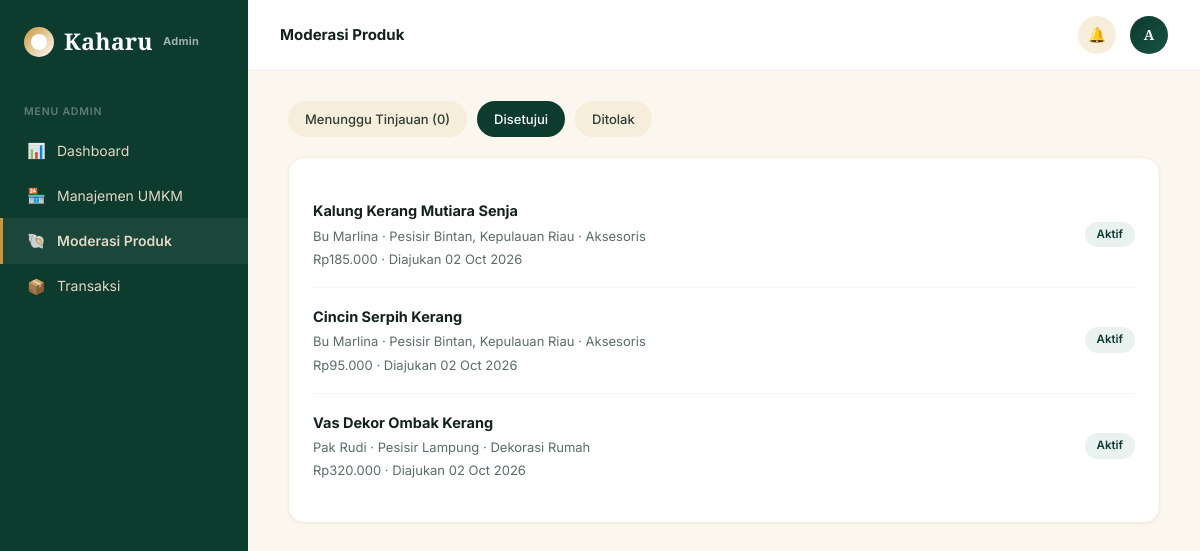
The app's page /kaharu-app/admin/moderasi_produk.php?filter=aktif (signed in) with its own data.
### tables this page shows
CREATE TABLE products (
    id INT AUTO_INCREMENT PRIMARY KEY,
    seller_id INT NOT NULL,
    category_id INT,
    nama VARCHAR(150) NOT NULL,
    deskripsi TEXT,
    harga DECIMAL(12,2) NOT NULL,
    stok INT DEFAULT 0,
    estimasi_produksi VARCHAR(50),
    berat_limbah_kg DECIMAL(5,2) DEFAULT 0,
    gambar_utama VARCHAR(255) DEFAULT NULL,
    status ENUM('draft','menunggu','aktif','ditolak','nonaktif') DEFAULT 'menunggu',
    dibuat_pada TIMESTAMP DEFAULT CURRENT_TIMESTAMP,
    FOREIGN KEY (seller_id) REFERENCES users(id) ON DELETE CASCADE,
    FOREIGN KEY (category_id) REFERENCES categories(id) ON DELETE SET NULL
);

CREATE TABLE users (
    id INT AUTO_INCREMENT PRIMARY KEY,
    nama VARCHAR(100) NOT NULL,
    email VARCHAR(150) NOT NULL UNIQUE,
    password VARCHAR(255) NOT NULL,
    role ENUM('buyer','seller','admin') NOT NULL DEFAULT 'buyer',
    no_whatsapp VARCHAR(20),
    alamat TEXT,
    foto_profil VARCHAR(255) DEFAULT NULL,
    dibuat_pada TIMESTAMP DEFAULT CURRENT_TIMESTAMP
);

CREATE TABLE seller_profiles (
    id INT AUTO_INCREMENT PRIMARY KEY,
    user_id INT NOT NULL,
    nama_toko VARCHAR(150) NOT NULL,
    asal_pesisir VARCHAR(100),
    cerita TEXT,
    sejak_tahun YEAR,
    rating DECIMAL(2,1) DEFAULT 0.0,
    total_terjual INT DEFAULT 0,
    terverifikasi TINYINT(1) DEFAULT 0,
    status_verifikasi ENUM('menunggu','disetujui','ditolak') DEFAULT 'menunggu',
    dibuat_pada TIMESTAMP DEFAULT CURRENT_TIMESTAMP,
    FOREIGN KEY (user_id) REFERENCES users(id) ON DELETE CASCADE
);

CREATE TABLE categories (
    id INT AUTO_INCREMENT PRIMARY KEY,
    nama VARCHAR(50) NOT NULL
);

### kaharu-app/includes/auth.php (called while the page is built, shortened)
<?php
function current_user() {
    return [
        'id'    => $_SESSION['user_id'] ?? null,
        'nama'  => $_SESSION['nama'] ?? null,
        'role'  => $_SESSION['role'] ?? null,
        'email' => $_SESSION['email'] ?? null,
    ];
}
function initial_name($nama) {
    return strtoupper(substr(trim($nama), 0, 1));
}

### kaharu-app/admin/moderasi_produk.php (the view, shortened to what this page needs)
<?php
require_once __DIR__ . '/../config/database.php';
require_once __DIR__ . '/../includes/auth.php';
$active_page = 'produk';
$page_title = 'Moderasi Produk';
$filter = $_GET['filter'] ?? 'menunggu';
$stmt = $pdo->prepare("SELECT p.*, u.nama as nama_seller, sp.asal_pesisir, c.nama as kategori
                        FROM products p
                        JOIN users u ON p.seller_id = u.id
                        LEFT JOIN seller_profiles sp ON sp.user_id = u.id
                        LEFT JOIN categories c ON p.category_id = c.id
                        WHERE p.status = ?
                        ORDER BY p.dibuat_pada DESC");
$stmt->execute([$filter]);
$products = $stmt->fetchAll();
$n_menunggu = $pdo->query("SELECT COUNT(*) as t FROM products WHERE status='menunggu'")->fetch()['t'];
?>
<!DOCTYPE html>
<html lang="id">
<head>
<link rel="stylesheet" href="/kaharu-app/assets/css/style.css">
</head>
<body>
<div class="app-shell">
    <?php include __DIR__ . '/../includes/sidebar.php'; ?>
    <div class="main">
        <?php include __DIR__ . '/../includes/header.php'; ?>
        <div class="page-pad">
            <div class="section-head">
                <div style="display:flex; gap:10px;">
                    <a href="?filter=menunggu" class="tag <?= $filter==='menunggu'?'active':'' ?>">Menunggu Tinjauan (<?= $n_menunggu ?>)</a>
                    <a href="?filter=aktif" class="tag <?= $filter==='aktif'?'active':'' ?>">Disetujui</a>
                    <a href="?filter=ditolak" class="tag <?= $filter==='ditolak'?'active':'' ?>">Ditolak</a>
                </div>
            </div>
            <div class="card">
                <?php if (empty($products)): ?>
                    <div class="empty-state"><div class="icon">🐚</div><p>Tidak ada produk pada kategori ini.</p></div>
                <?php else: foreach ($products as $p): ?>
                    <div class="review-card">
                        <div>
                            <strong style="font-size:14.5px;"><?= htmlspecialchars($p['nama']) ?></strong>
                            <div class="muted" style="font-size:13px; margin: 3px 0;"><?= htmlspecialchars($p['nama_seller']) ?> · <?= htmlspecialchars($p['asal_pesisir'] ?? '-') ?> · <?= htmlspecialchars($p['kategori'] ?? '-') ?></div>
                            <div class="muted" style="font-size:13px;">Rp<?= number_format($p['harga'],0,',','.') ?> · Diajukan <?= date('d M Y', strtotime($p['dibuat_pada'])) ?></div>
                        </div>
                        <?php if ($p['status'] === 'menunggu'): ?>
                        <div style="display:flex; gap:8px;">
                            <a href="?aksi=setuju&id=<?= $p['id'] ?>" class="btn btn-primary btn-sm">Setujui</a>
                            <a href="?aksi=tolak&id=<?= $p['id'] ?>" class="btn btn-danger btn-sm">Tolak</a>
                        </div>
                        <?php else: ?>
                        <span class="status-pill <?= $p['status']==='aktif'?'status-done':'status-danger' ?>"><?= ucfirst($p['status']) ?></span>
                        <?php endif; ?>
                    </div>
                <?php endforeach; endif; ?>
            </div>
        </div>
    </div>
</div>
</body>
</html>

### kaharu-app/includes/sidebar.php
<?php
$user = current_user();
$seller_menu = [
    'dashboard'   => ['icon' => '📊', 'label' => 'Dashboard',      'url' => '/kaharu-app/seller/dashboard.php'],
    'produk'      => ['icon' => '🐚', 'label' => 'Produk Saya',    'url' => '/kaharu-app/seller/produk.php'],
    'tambah'      => ['icon' => '➕', 'label' => 'Tambah Produk',  'url' => '/kaharu-app/seller/tambah_produk.php'],
    'pesanan'     => ['icon' => '📦', 'label' => 'Pesanan Masuk',  'url' => '/kaharu-app/seller/pesanan.php'],
    'pendapatan'  => ['icon' => '💰', 'label' => 'Pendapatan',     'url' => '/kaharu-app/seller/pendapatan.php'],
    'toko'        => ['icon' => '🏪', 'label' => 'Profil Toko',    'url' => '/kaharu-app/seller/profil_toko.php'],
];
$admin_menu = [
    'dashboard'  => ['icon' => '📊', 'label' => 'Dashboard',        'url' => '/kaharu-app/admin/dashboard.php'],
    'umkm'       => ['icon' => '🏪', 'label' => 'Manajemen UMKM',   'url' => '/kaharu-app/admin/umkm.php'],
    'produk'     => ['icon' => '🐚', 'label' => 'Moderasi Produk',  'url' => '/kaharu-app/admin/moderasi_produk.php'],
    'transaksi'  => ['icon' => '📦', 'label' => 'Transaksi',        'url' => '/kaharu-app/admin/transaksi.php'],
];
$menu = $user['role'] === 'seller' ? $seller_menu : $admin_menu;
$section_label = $user['role'] === 'seller' ? 'MENU PENGRAJIN' : 'MENU ADMIN';
?>
<div class="sidebar">
    <div class="logo"><span class="mark"></span>Kaharu <?php if ($user['role'] === 'admin'): ?><span style="font-size:11px; opacity:0.6; font-family:var(--font-body);">Admin</span><?php endif; ?></div>
    <div class="side-section-label"><?= $section_label ?></div>
    <?php foreach ($menu as $key => $item): ?>
        <a href="<?= $item['url'] ?>" class="side-link <?= ($active_page ?? '') === $key ? 'active' : '' ?>" style="color:inherit;">
            <span class="side-icon"><?= $item['icon'] ?></span> <?= $item['label'] ?>
        </a>
    <?php endforeach; ?>
</div>

### kaharu-app/includes/header.php
<?php
$user = current_user();
$notif_count = get_notif_count($pdo, $user['id']);
?>
<div class="topbar">
    <?php if ($user['role'] === 'buyer'): ?>
        <div class="logo"><span class="mark"></span>Kaharu</div>
        <div class="nav-links">
            <a href="/kaharu-app/buyer/katalog.php" class="<?= ($active_page ?? '') === 'katalog' ? 'active' : '' ?>">Belanja</a>
            <a href="/kaharu-app/buyer/riwayat.php" class="<?= ($active_page ?? '') === 'riwayat' ? 'active' : '' ?>">Pesanan Saya</a>
        </div>
        <div class="topbar-actions">
            <a href="/kaharu-app/buyer/keranjang.php" class="icon-btn">🛍️</a>
            <a href="/kaharu-app/buyer/profil.php" class="avatar" title="Profil"><?= initial_name($user['nama']) ?></a>
        </div>
    <?php else: ?>
        <div><strong style="font-size:15px; color:var(--slate-900);"><?= htmlspecialchars($page_title ?? 'Dashboard') ?></strong></div>
        <div class="topbar-actions">
            <div class="icon-btn">🔔<?php if ($notif_count > 0): ?><span class="badge"><?= $notif_count ?></span><?php endif; ?></div>
            <a href="/kaharu-app/auth/logout.php" class="avatar" title="Keluar (<?= htmlspecialchars($user['nama']) ?>)"><?= initial_name($user['nama']) ?></a>
        </div>
    <?php endif; ?>
</div>

### kaharu-app/assets/css/style.css (style rules this page uses)
:root { --pearl-white: #FFFFFF; --pearl-white-deep: #FBF7EE; --white: #FFFFFF; --slate-900: #14221C; --slate-700: #2C3E35; --slate-500: #5C6E64; --slate-300: #E2D7C5; --slate-100: #F6EEDB; --navy: #0D3B2E; --navy-light: #165342; --silver: #C99738; --silver-light: #DFB257; --success: #0D3B2E; --success-bg: #EAF2EF; --warning: #C99738; --warning-bg: #F6EEDB; --danger: #A85B5B; --danger-bg: #F5E9E9; --info: #2A6053; --info-bg: #E9F1EF; --font-display: 'Cormorant Garamond', serif; --font-body: 'Inter', sans-serif; --radius: 10px; --radius-lg: 16px; --shadow-sm: 0 1px 3px rgba(31,41,55,0.06); --shadow-md: 0 4px 16px rgba(31,41,55,0.08); --shadow-lg: 0 12px 32px rgba(31,41,55,0.12); }
* { box-sizing: border-box; margin: 0; padding: 0; }
body { font-family: var(--font-body); background: var(--pearl-white-deep); color: var(--slate-900); line-height: 1.55; -webkit-font-smoothing: antialiased; font-size: 14.5px; }
a { color: inherit; text-decoration: none; }
.app-shell { display: flex; min-height: 100vh; }
.topbar { display: flex; align-items: center; justify-content: space-between; padding: 16px 32px; background: var(--white); border-bottom: 1px solid var(--slate-100); position: sticky; top: 0; z-index: 20; }
.logo { font-family: var(--font-display); font-size: 23px; font-weight: 700; color: var(--navy); display: flex; align-items: center; gap: 10px; letter-spacing: 0.3px; }
.logo .mark { width: 30px; height: 30px; background: linear-gradient(135deg, var(--silver), var(--navy-light)); border-radius: 50%; display: inline-block; position: relative; }
.logo .mark::after { content: ''; position: absolute; inset: 7px; background: var(--pearl-white); border-radius: 50%; }
.topbar-actions { display: flex; align-items: center; gap: 14px; }
.icon-btn { width: 38px; height: 38px; border-radius: 50%; display: flex; align-items: center; justify-content: center; background: var(--slate-100); cursor: pointer; border: 1px solid transparent; position: relative; transition: background .15s ease; }
.avatar { width: 38px; height: 38px; border-radius: 50%; background: linear-gradient(135deg, var(--navy), var(--navy-light)); color: var(--pearl-white); display: flex; align-items: center; justify-content: center; font-weight: 600; font-size: 14px; font-family: var(--font-display); }
.sidebar { width: 248px; background: var(--navy); color: var(--slate-300); display: flex; flex-direction: column; padding: 24px 0; flex-shrink: 0; }
.sidebar .logo { color: var(--pearl-white); padding: 0 24px 26px; }
.sidebar .logo .mark { background: linear-gradient(135deg, var(--silver), var(--pearl-white)); }
.side-section-label { font-size: 10.5px; color: rgba(196,203,212,0.45); padding: 18px 24px 8px; font-weight: 600; letter-spacing: 0.8px; text-transform: uppercase; }
.side-link { display: flex; align-items: center; gap: 12px; padding: 11px 24px; font-size: 14px; color: rgba(196,203,212,0.75); border-left: 3px solid transparent; cursor: pointer; transition: all .15s ease; }
.side-link.active { background: rgba(255,255,255,0.06); border-left-color: var(--silver); color: var(--pearl-white); font-weight: 600; }
.side-icon { width: 18px; text-align: center; font-size: 15px; opacity: 0.9; }
.main { flex: 1; min-width: 0; }
.page-pad { padding: 30px 40px; max-width: 1280px; }
.card { background: var(--white); border: 1px solid var(--slate-100); border-radius: var(--radius-lg); padding: 24px; box-shadow: var(--shadow-sm); }
.status-pill { display: inline-block; padding: 4px 12px; border-radius: 100px; font-size: 11.5px; font-weight: 600; }
.status-done { background: var(--success-bg); color: var(--success); }
.tag { display: inline-block; padding: 7px 16px; border-radius: 100px; font-size: 13px; font-weight: 500; background: var(--slate-100); color: var(--slate-700); cursor: pointer; border: 1px solid transparent; transition: all .15s ease; }
.tag.active { background: var(--navy); color: var(--pearl-white); }
.section-head { display: flex; align-items: center; justify-content: space-between; margin-bottom: 20px; }
.muted { color: var(--slate-500); }

### kaharu-app/admin/moderasi_produk.php (style rules this page uses)
.review-card { display: grid; grid-template-columns: 1fr auto; gap: 18px; align-items: center; padding: 18px 0; border-bottom: 1px solid var(--pearl-white-deep); }
.review-card:last-child { border-bottom: none; }

### records on screen
products: nama "Kalung Kerang Mutiara Senja", seller.nama "Bu Marlina", seller_profiles.asal_pesisir "Pesisir Bintan, Kepulauan Riau", category.nama "Aksesoris", harga "185.000", dibuat_pada "02 Oct 2026", status "Aktif"
products: nama "Cincin Serpih Kerang", seller.nama "Bu Marlina", seller_profiles.asal_pesisir "Pesisir Bintan, Kepulauan Riau", category.nama "Aksesoris", harga "95.000", dibuat_pada "02 Oct 2026", status "Aktif"
products: nama "Vas Dekor Ombak Kerang", seller.nama "Pak Rudi", seller_profiles.asal_pesisir "Pesisir Lampung", category.nama "Dekorasi Rumah", harga "320.000", dibuat_pada "02 Oct 2026", status "Aktif"

### other values on screen
$section_label "MENU ADMIN"
$item['icon'] "📊"
$item['label'] "Dashboard"
$item['icon'] "🏪"
$item['label'] "Manajemen UMKM"
$item['icon'] "🐚"
$item['label'] "Moderasi Produk"
$item['icon'] "📦"
$item['label'] "Transaksi"
$page_title "Moderasi Produk"
initial_name($user['nama']) "A"
$n_menunggu "0"
